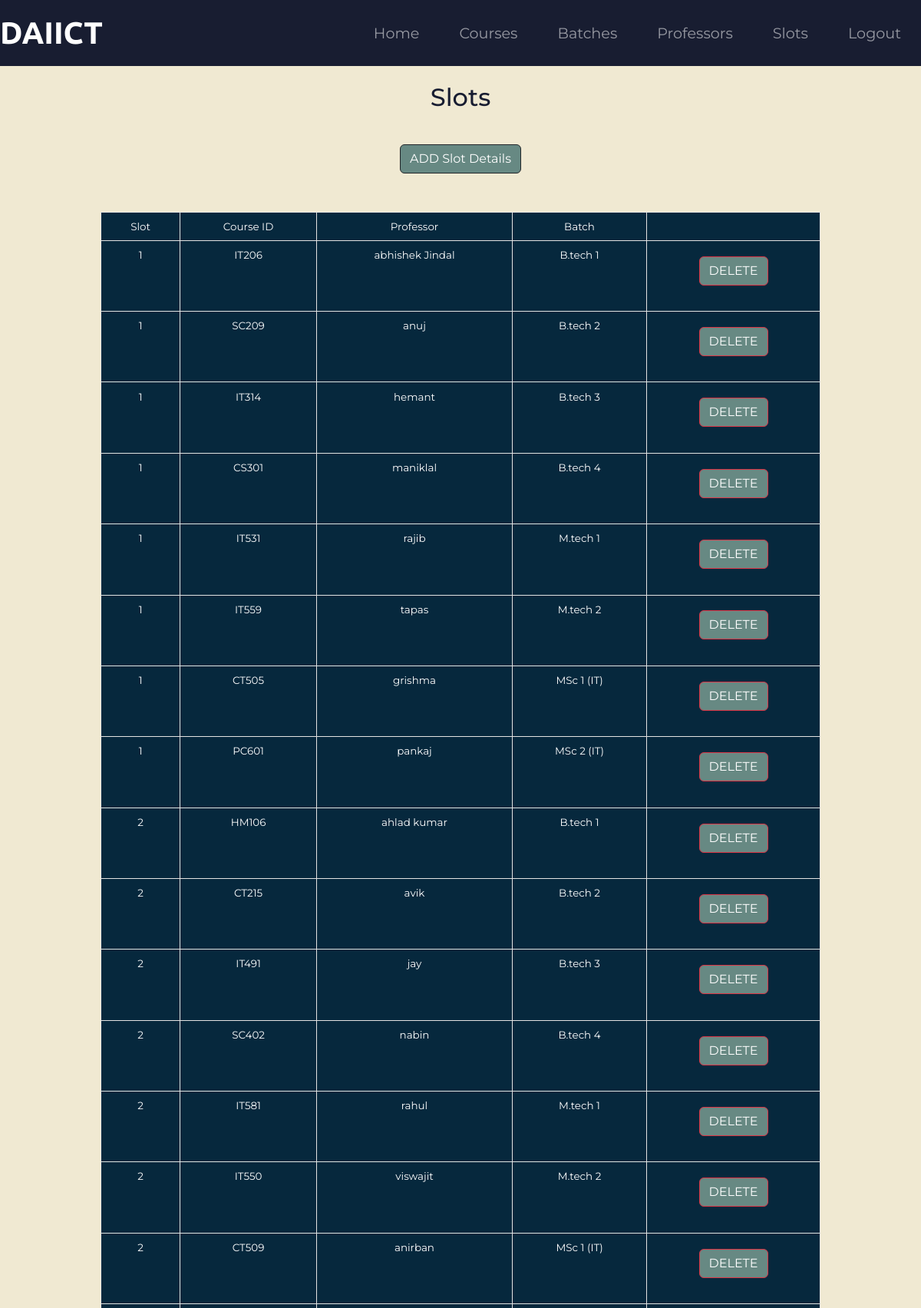
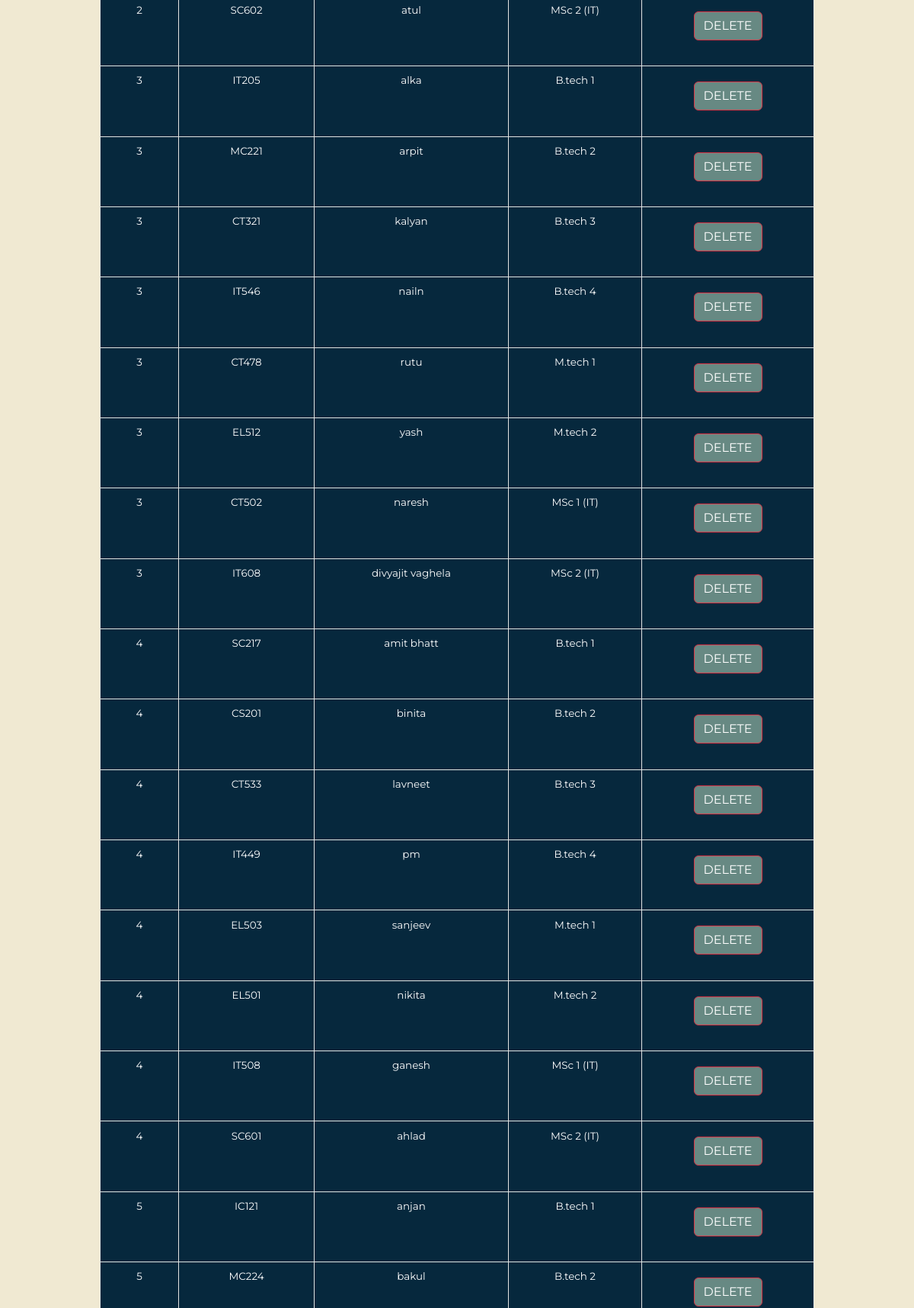
Page /c_slot (signed in, upper part) on the committed database (2 pictures, top to bottom).
### sriapp/models.py (models this page shows)
class Slots(models.Model):
    cid = models.CharField(max_length=5)
    bname = models.CharField(max_length=10)
    slt = models.CharField(max_length=100)
    prof = models.CharField(max_length=100)

### sriapp/views.py (the view)
# urls.py: path('c_slot', views.c_slot, name = 'cslot'),
def c_slot(request):
    if not request.user.is_authenticated :
        messages.warning(request,"You are not Logged in. Please Log in to access the page.")
        return redirect('Home')
    if not request.user.is_superuser :
        messages.error(request, "You are not allowed to enter coordinator section without coordinator authentication.")
        return redirect('Home')
    slotDetails = Slots.objects.all().order_by('slt','bname').values()
    context = {
        'allslots' : slotDetails,
    }
    return render(request, 'coordinator/slots_detail.html',context)

### templates/coordinator/slots_detail.html (shortened to what this page needs)
{% extends 'base_coor.html'%}
{% block content %}
    <div class="container">
        <h2 style="padding:2% 0">Slots </h2>
            <div style="width:20%; margin:auto">
                <form method="POST" action="c_add_slot">
                    <button type="submit" class="btn btn-dark btn-ml"> ADD Slot Details </button>
                </form>
            </div>
            <div class="dcf-overflow-x-auto" tabindex="0" style="padding: 2% 8%;">
<table class="dcf-table dcf-table-bordered dcf-table-striped dcf-w-100%">
	<tbody>
        <tr>
			<td class="dcf-txt-center" scope="col">Slot</td>
            <td class="dcf-txt-center" scope="row">Course ID</td>
            <td class="dcf-txt-center" scope="row">Professor</td>
            <td class="dcf-txt-center" scope="row">Batch</td>
            <td class="dcf-txt-center" scope="row">&#8205</td>
		</tr>
        {% for x in allslots%}
                    <tr>
                        <td class="dcf-txt-center" scope="col"> {{x.slt}} </td>
                        <td class="dcf-txt-center" scope="col"> {{x.cid}} </td>
                        <td class="dcf-txt-center" scope="col"> {{x.prof}} </td>
                        <td class="dcf-txt-center" scope="col"> {{x.bname}} </td>
                        <td class="dcf-txt-center" scope="col">
                            <form method="POST" action="c_deleteSlot/{{ x.id }}">
                                <button type="submit" class="btn btn-danger updateAndDeleteBtn"> DELETE </button>
                            </form>
                        </td>
                    </tr>
                {% endfor%}
    </tbody>
    </div>
{% endblock %}

### static/css/style.css (style rules this page uses)
body { font-family: "Montserrat"; background-color: #F0E9D2; text-align: center; color: #181D31; }
.btn { margin: 5% 3% 5%; background-color: #678983; }
:root { --bg-table-stripe: #f6f6f5; --b-table: #e3e3e2; --caption: #242423; }
table { background-color: transparent; border-collapse: collapse; font-family: "Montserrat"; color: #fff; display: table; }
td { text-align: left }
.dcf-txt-center { text-align: center !important }
.dcf-table tbody { border-bottom: 1px solid var(--b-table); border-top: 1px solid var(--b-table); font-size: .84em }
.dcf-table td, .dcf-table td { padding-right: 1.78em }
.dcf-table-bordered, .dcf-table-bordered td, .dcf-table-bordered td { border: 1px solid var(--b-table) }
.dcf-table-bordered td, .dcf-table-bordered td, .dcf-table-striped td, .dcf-table-striped td { padding-left: 1em; padding-right: 1em }
.dcf-table-bordered tr:not(:last-child), .dcf-table-striped tr:not(:last-child) { border-bottom: 1px solid var(--b-table) }
.dcf-table tbody td, .dcf-table tbody td, .dcf-table tfoot td, .dcf-table tfoot td { padding-top: .75em; vertical-align: top }
.dcf-table tbody td, .dcf-table tbody td { padding-bottom: .75em }
.dcf-overflow-x-auto { overflow-x: auto !important; -webkit-overflow-scrolling: touch }
.dcf-w-100\% { width: 100% !important; }
table tr { background-color: #06283D; }
table, tr, td { border: 1px solid white; }

### rows in the picture
Slots: slt "1", cid "IT206", prof "abhishek Jindal", bname "B.tech 1"
Slots: slt "1", cid "SC209", prof "anuj", bname "B.tech 2"
Slots: slt "1", cid "IT314", prof "hemant", bname "B.tech 3"
Slots: slt "1", cid "CS301", prof "maniklal", bname "B.tech 4"
Slots: slt "1", cid "IT531", prof "rajib", bname "M.tech 1"
Slots: slt "1", cid "IT559", prof "tapas", bname "M.tech 2"
Slots: slt "1", cid "CT505", prof "grishma", bname "MSc 1 (IT)"
Slots: slt "1", cid "PC601", prof "pankaj", bname "MSc 2 (IT)"
Slots: slt "2", cid "HM106", prof "ahlad kumar", bname "B.tech 1"
Slots: slt "2", cid "CT215", prof "avik", bname "B.tech 2"
Slots: slt "2", cid "IT491", prof "jay", bname "B.tech 3"
Slots: slt "2", cid "SC402", prof "nabin", bname "B.tech 4"
Slots: slt "2", cid "IT581", prof "rahul", bname "M.tech 1"
Slots: slt "2", cid "IT550", prof "viswajit", bname "M.tech 2"
Slots: slt "2", cid "CT509", prof "anirban", bname "MSc 1 (IT)"
Slots: slt "2", cid "SC602", prof "atul", bname "MSc 2 (IT)"
Slots: slt "3", cid "IT205", prof "alka", bname "B.tech 1"
Slots: slt "3", cid "MC221", prof "arpit", bname "B.tech 2"
Slots: slt "3", cid "CT321", prof "kalyan", bname "B.tech 3"
Slots: slt "3", cid "IT546", prof "nailn", bname "B.tech 4"
Slots: slt "3", cid "CT478", prof "rutu", bname "M.tech 1"
Slots: slt "3", cid "EL512", prof "yash", bname "M.tech 2"
Slots: slt "3", cid "CT502", prof "naresh", bname "MSc 1 (IT)"
Slots: slt "3", cid "IT608", prof "divyajit vaghela", bname "MSc 2 (IT)"
Slots: slt "4", cid "SC217", prof "amit bhatt", bname "B.tech 1"
Slots: slt "4", cid "CS201", prof "binita", bname "B.tech 2"
Slots: slt "4", cid "CT533", prof "lavneet", bname "B.tech 3"
Slots: slt "4", cid "IT449", prof "pm", bname "B.tech 4"
Slots: slt "4", cid "EL503", prof "sanjeev", bname "M.tech 1"
Slots: slt "4", cid "EL501", prof "nikita", bname "M.tech 2"
Slots: slt "4", cid "IT508", prof "ganesh", bname "MSc 1 (IT)"
Slots: slt "4", cid "SC601", prof "ahlad", bname "MSc 2 (IT)"
Slots: slt "5", cid "IC121", prof "anjan", bname "B.tech 1"
Slots: slt "5", cid "MC224", prof "bakul", bname "B.tech 2"
